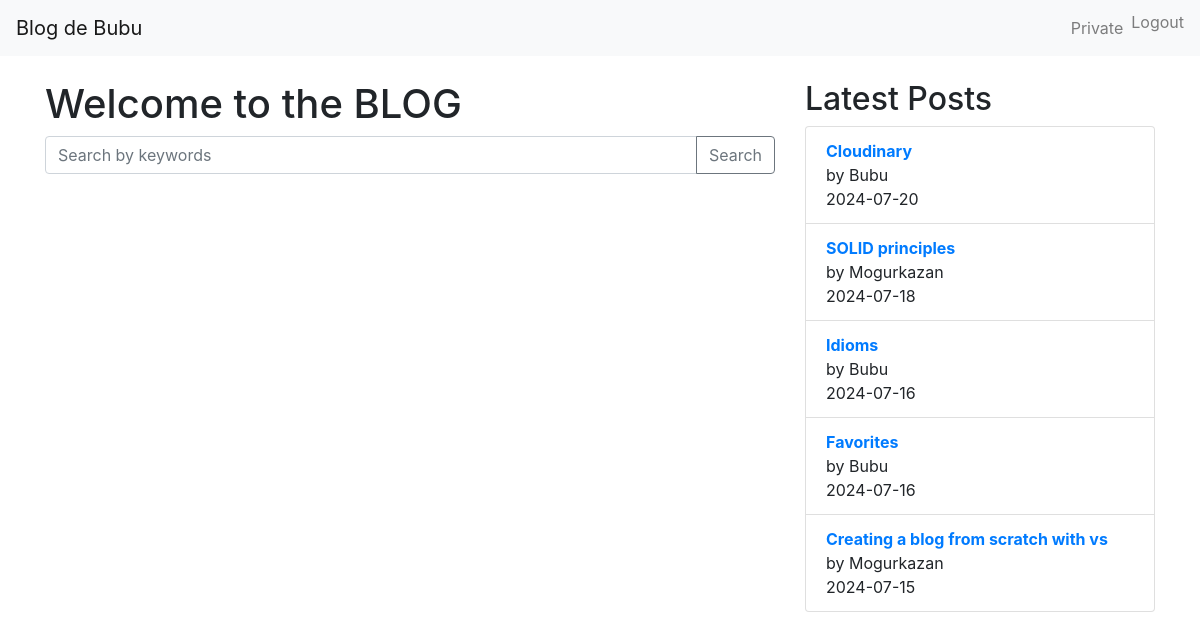
The app's page / (signed in) with its own data.
### app/models.py (models this page shows, shortened)
class User(UserMixin, db.Model):
    id = db.Column(db.Integer, primary_key=True)
    email = db.Column(db.String(120), unique=True, nullable=False)
    nickname = db.Column(db.String(80), unique=True, nullable=False)
    password_hash = db.Column(db.String(128), nullable=False)
    posts = db.relationship('Post', backref='author', lazy=True)
    comments = db.relationship('Comment', backref='author', lazy=True)
    favorites = db.relationship('Post', secondary='favorites', backref=db.backref('favorited_by', lazy='dynamic'))

class Post(db.Model):
    id = db.Column(db.Integer, primary_key=True)
    title = db.Column(db.String(100), nullable=False)
    content = db.Column(db.Text, nullable=False)
    date_posted = db.Column(db.DateTime, nullable=False, default=datetime.utcnow)
    keywords = db.Column(db.String(100), nullable=True)
    image_url = db.Column(db.String(255), nullable=True)
    user_id = db.Column(db.Integer, db.ForeignKey('user.id'), nullable=False)
    comments = db.relationship('Comment', backref='post', lazy=True)

### app/routes.py (the view)
@bp.route('/')
def home():
    latest_posts = Post.query.order_by(Post.date_posted.desc()).limit(5).all()
    logout_form = LogoutForm()
    return render_template('index.html', latest_posts=latest_posts, logout_form=logout_form)

### app/forms.py
class LogoutForm(FlaskForm):
    pass

### app/models.py (called while the page is built)
@login_manager.user_loader
def load_user(user_id):
    return User.query.get(int(user_id))

### app/templates/index.html (shortened to what this page needs)
<!DOCTYPE html>
<html lang="en">
<head>
    <link rel="stylesheet" href="https://stackpath.bootstrapcdn.com/bootstrap/4.5.2/css/bootstrap.min.css">
</head>
<body>
    {% block navbar %}
    <nav class="navbar navbar-expand-lg navbar-light bg-light fixed-top">
        <a class="navbar-brand" href="{{ url_for('main.home') }}">
            {% if current_user.is_authenticated %}
                Blog de {{ current_user.nickname }}
            {% else %}
                Mi Blog
            {% endif %}
        </a>
        <div class="collapse navbar-collapse" id="navbarNav">
            <ul class="navbar-nav ml-auto">
                {% if not current_user.is_authenticated %}
                <li class="nav-item">
                    <a class="nav-link" href="{{ url_for('main.signup') }}">Sign Up</a>
                </li>
                <li class="nav-item">
                    <a class="nav-link" href="{{ url_for('main.login') }}">Login</a>
                </li>
                {% else %}
                <li class="nav-item">
                    <a class="nav-link" href="{{ url_for('main.user_area') }}">Private</a>
                </li>
                <li class="nav-item">
                    <form action="{{ url_for('main.logout') }}" method="POST" style="display:inline;">
                        <button class="nav-link btn btn-link" type="submit" style="display:inline; border:none; background:none; padding:0;">Logout</button>
                    </form>
                </li>
                {% endif %}
            </ul>
        </div>
    </nav>
    {% endblock %}
    <div class="container" style="margin-top: 80px;">
        <div class="row">
            <div class="col-md-8">
                {% block content %}
                <h1>Welcome to the BLOG</h1>
                <form method="GET" action="{{ url_for('main.search') }}">
                    <div class="input-group mb-3">
                        <input type="text" class="form-control" name="query" placeholder="Search by keywords">
                        <div class="input-group-append">
                            <button class="btn btn-outline-secondary" type="submit">Search</button>
                        </div>
                    </div>
                </form>
                {% endblock %}
            </div>
            <div class="col-md-4">
                <h2>Latest Posts</h2>
                <ul class="list-group">
                    {% for post in latest_posts %}
                    <li class="list-group-item">
                        <a href="{{ url_for('main.view_post', post_id=post.id) }}">
                            <strong>{{ post.title }}</strong>
                        </a><br>
                        by {{ post.author.nickname }}<br>
                        {{ post.date_posted.strftime('%Y-%m-%d') }}
                    </li>
                    {% endfor %}
                </ul>
            </div>
        </div>
    </div>
</body>
</html>

### records on screen
User: nickname "Bubu"
Post: title "Cloudinary", author.nickname "Bubu", date_posted "2024-07-20"
Post: title "SOLID principles", author.nickname "Mogurkazan", date_posted "2024-07-18"
Post: title "Idioms", author.nickname "Bubu", date_posted "2024-07-16"
Post: title "Favorites", author.nickname "Bubu", date_posted "2024-07-16"
Post: title "Creating a blog from scratch with vs", author.nickname "Mogurkazan", date_posted "2024-07-15"
